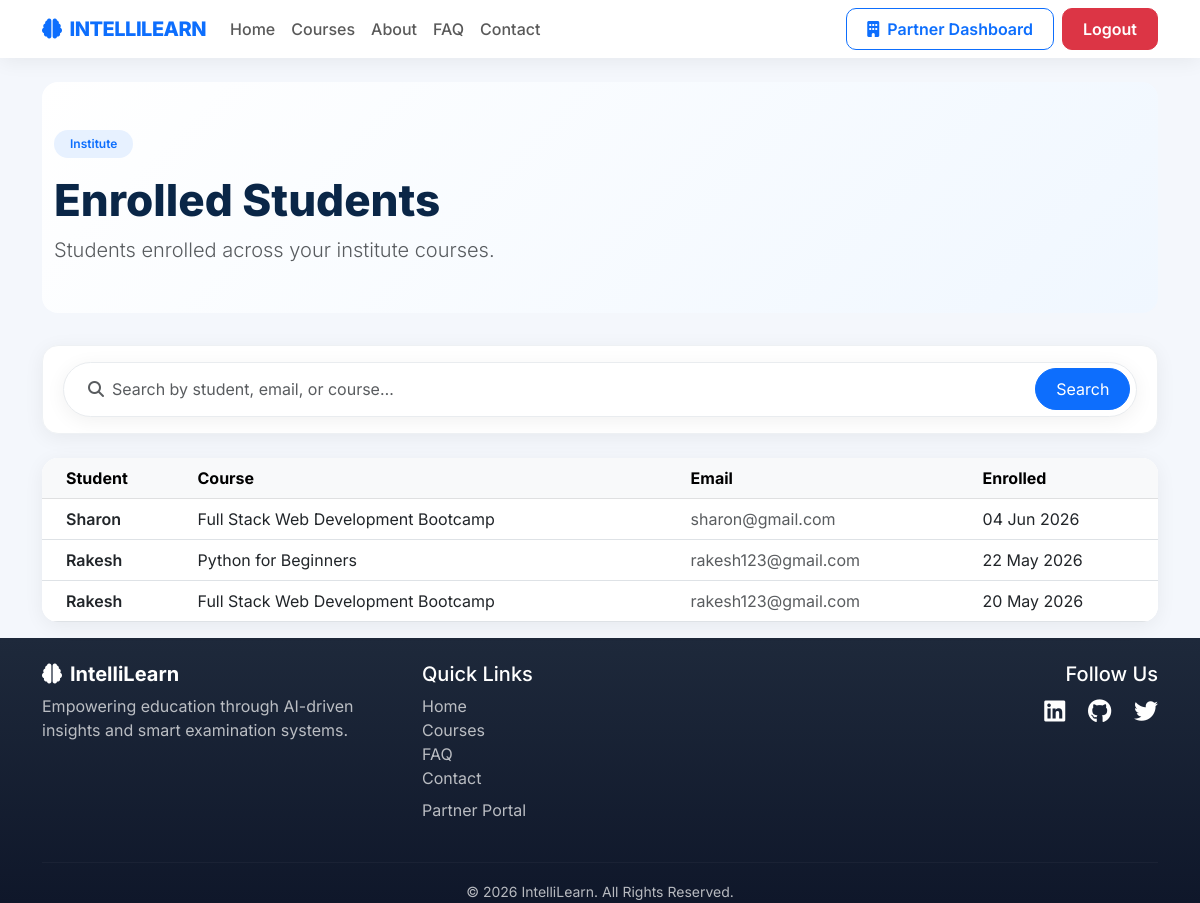
/courses/institute/student/ (signed in), run on an earlier commit of the app's database.
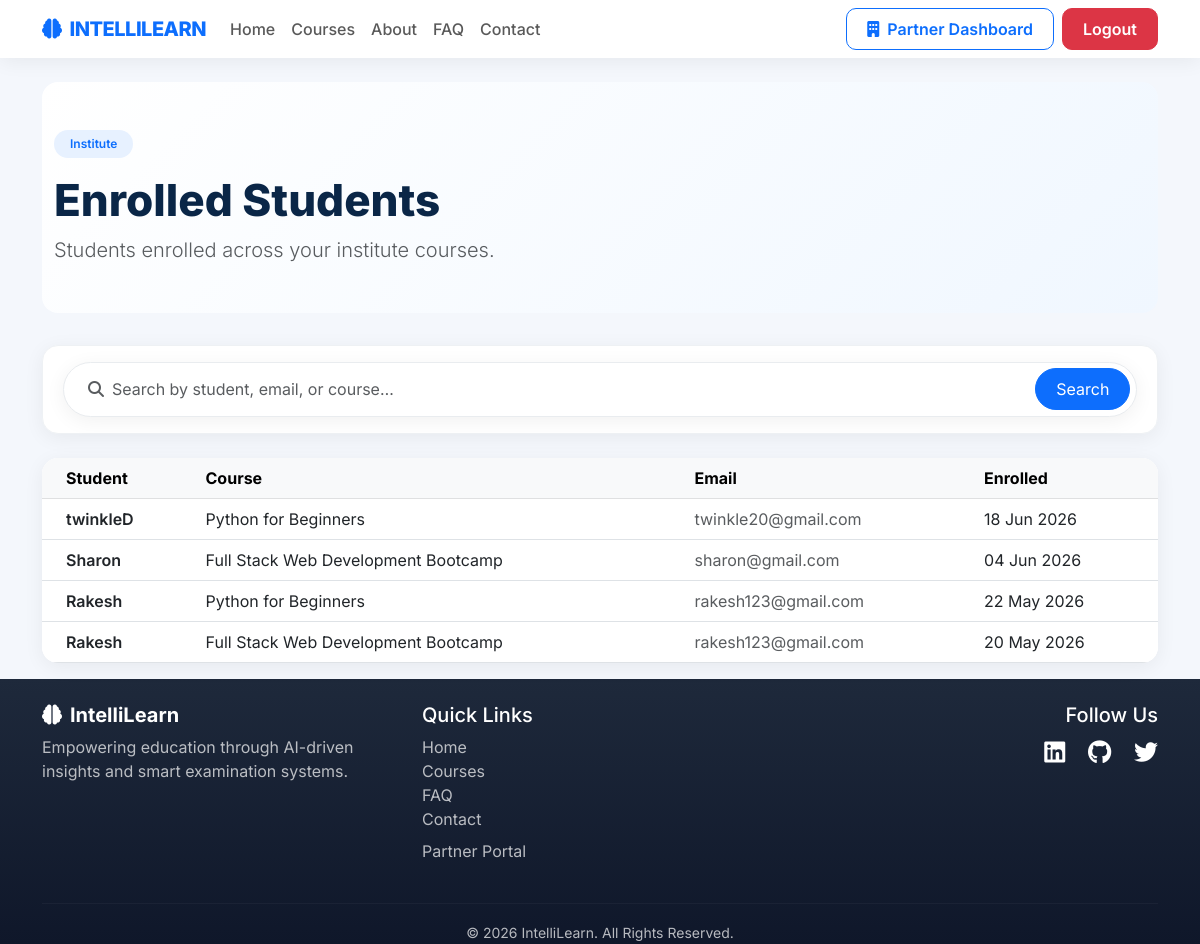
And on a later commit of the database.
### courses/models.py (models this page shows, shortened)
class Enrollment(models.Model):
    student = models.ForeignKey(
        User,
        on_delete=models.CASCADE
    )
    course = models.ForeignKey(
        Course,
        on_delete=models.CASCADE
    )
    enrolled_at = models.DateTimeField(
        auto_now_add=True
    )

class Course(models.Model):
    title = models.CharField(max_length=200)
    description = models.TextField()
    price = models.DecimalField(
        max_digits=8,
        decimal_places=2
    )
    duration = models.CharField(max_length=100)
    instructor = models.ForeignKey(
        Instructor,
        on_delete=models.CASCADE
    )
    thumbnail = models.ImageField(
        upload_to='course_thumbnails/'
    )
    banner = models.ImageField(
        upload_to='course_banners/',
        blank=True,
        null=True
    )
    what_you_will_learn = models.TextField(
        help_text="Add learning outcomes"
    )
    curriculum = models.TextField(
        help_text="Add syllabus or topics"
    )
    certificate_info = models.TextField(
        blank=True,
        null=True
    )
    requirements = models.TextField(
        blank=True,
        null=True
    )
    target_audience = models.TextField(
        blank=True,
        null=True
    )
    is_active = models.BooleanField(default=True)
    created_at = models.DateTimeField(
        auto_now_add=True
    )
    updated_at = models.DateTimeField(
        auto_now=True
    )
    institute = models.ForeignKey(
    Institute,
    on_delete=models.CASCADE,
    null=True,
    blank=True
)

### courses/views.py (the view)
@login_required
def institute_students(request):
    institute = request.user.institute
    queryset = Enrollment.objects.filter(
        course__institute=institute
    ).select_related(
        'student',
        'course'
    ).order_by('-enrolled_at')
    q = get_search_term(request)
    if q:
        queryset = queryset.filter(
            Q(student__username__icontains=q)
            | Q(student__email__icontains=q)
            | Q(course__title__icontains=q)
        )
    page_obj = paginate(request, queryset, per_page=15)
    context = list_page_context(request, page_obj, 'Search by student, email, or course…')
    return render(request, 'courses/institute_students.html', context)

### main/context_processors.py (called while the page is built)
def user_navigation(request):
    is_institute_user = False
    is_instructor_user = False
    is_student_user = False
    if request.user.is_authenticated:
        is_institute_user = Institute.objects.filter(user=request.user).exists()
        is_instructor_user = Instructor.objects.filter(user=request.user).exists()
        is_student_user = not is_institute_user and not is_instructor_user
    return {
        'is_institute_user': is_institute_user,
        'is_instructor_user': is_instructor_user,
        'is_student_user': is_student_user,
    }

### main/utils.py (called while the page is built)
def get_search_term(request, param='q'):
    return request.GET.get(param, '').strip()

def pagination_query_string(request, exclude=None):
    if exclude is None:
        exclude = {'page'}
    pairs = []
    for key in request.GET:
        if key in exclude:
            continue
        value = request.GET.get(key, '').strip()
        if value:
            pairs.append((key, value))
    return urlencode(pairs)

def paginate(request, queryset, per_page=10, page_param='page'):
    paginator = Paginator(queryset, per_page)
    page_number = request.GET.get(page_param, 1)
    try:
        return paginator.page(page_number)
    except PageNotAnInteger:
        return paginator.page(1)
    except EmptyPage:
        return paginator.page(paginator.num_pages)

def list_page_context(request, page_obj, search_placeholder='Search…'):
    q = get_search_term(request)
    return {
        'page_obj': page_obj,
        'q': q,
        'query_string': pagination_query_string(request),
        'search_placeholder': search_placeholder,
        'has_filters': bool(q),
    }

### courses/templates/courses/institute_students.html (shortened to what this page needs)
{% extends 'main/base.html' %}
{% block content %}
{% include 'main/partials/page_hero.html' with hero_badge='Institute' hero_title='Enrolled Students' hero_subtitle='Students enrolled across your institute courses.' %}
{% include 'main/partials/list_toolbar.html' %}
{% if page_obj.object_list %}
<div class="card card-il overflow-hidden il-animate">
    <div class="table-responsive">
        <table class="table table-hover align-middle mb-0">
            <thead class="table-light">
                <tr>
                    <th class="ps-4">Student</th>
                    <th>Course</th>
                    <th>Email</th>
                    <th>Enrolled</th>
                </tr>
            </thead>
            <tbody>
                {% for enrollment in page_obj %}
                <tr>
                    <td class="ps-4 fw-semibold">{{ enrollment.student.username }}</td>
                    <td>{{ enrollment.course.title }}</td>
                    <td class="text-muted">{{ enrollment.student.email }}</td>
                    <td>{{ enrollment.enrolled_at|date:"d M Y" }}</td>
                </tr>
                {% endfor %}
            </tbody>
        </table>
    </div>
</div>
{% else %}
{% if not has_filters %}
<div class="shadow-sm">{% include 'main/partials/empty_state.html' with icon='fa-users' title='No students enrolled yet' description='Enrollments will appear here when students join your courses.' %}</div>
{% endif %}
{% endif %}
{% endblock %}

### main/templates/main/base.html (shortened to what this page needs)
{% load static %}
<!DOCTYPE html>
<html lang="en">
<head>
    <link href="https://cdn.jsdelivr.net/npm/bootstrap@5.3.0/dist/css/bootstrap.min.css" rel="stylesheet">
    <link rel="stylesheet" href="https://cdnjs.cloudflare.com/ajax/libs/font-awesome/6.4.0/css/all.min.css">
    <link rel="stylesheet" href="{% static 'css/theme.css' %}">
</head>
<body>
    <nav class="navbar navbar-expand-lg navbar-light sticky-top navbar-il">
        <div class="container">
            <a class="navbar-brand text-primary" href="{% url 'home' %}">
                <i class="fas fa-brain me-2"></i>INTELLILEARN
            </a>
            <div class="collapse navbar-collapse" id="navbarNav">
                <ul class="navbar-nav me-auto">
                    <li class="nav-item">
                        <a class="nav-link {% if request.resolver_match.url_name == 'home' %}active{% endif %}" href="{% url 'home' %}">Home</a>
                    </li>
                    <li class="nav-item">
                        <a class="nav-link {% if request.resolver_match.url_name == 'course_list' %}active{% endif %}" href="{% url 'course_list' %}">Courses</a>
                    </li>
                    <li class="nav-item">
                        <a class="nav-link {% if request.resolver_match.url_name == 'about' %}active{% endif %}" href="{% url 'about' %}">About</a>
                    </li>
                    <li class="nav-item">
                        <a class="nav-link {% if request.resolver_match.url_name == 'faq' %}active{% endif %}" href="{% url 'faq' %}">FAQ</a>
                    </li>
                    <li class="nav-item">
                        <a class="nav-link {% if request.resolver_match.url_name == 'contact' %}active{% endif %}" href="{% url 'contact' %}">Contact</a>
                    </li>
                </ul>
                <div class="d-flex align-items-center auth-nav-group">
                    {% if user.is_authenticated %}
                        {% if is_institute_user %}
                        <a href="{% url 'institute_dashboard' %}" class="btn btn-outline-primary btn-auth"><i class="fas fa-building me-1"></i> Partner Dashboard</a>
                        <a href="{% url 'institute_logout_view' %}" class="btn btn-danger btn-auth">Logout</a>
                        {% elif is_instructor_user %}
                        <a href="{% url 'instructor_dashboard' %}" class="btn btn-outline-primary btn-auth"><i class="fas fa-chalkboard-teacher me-1"></i> Instructor Dashboard</a>
                        <a href="{% url 'logout' %}" class="btn btn-danger btn-auth">Logout</a>
                        {% else %}
                        <a href="{% url 'dashboard' %}" class="btn btn-outline-primary btn-auth"><i class="fas fa-columns me-1"></i> Dashboard</a>
                        <a href="{% url 'my_courses' %}" class="btn btn-light btn-auth">My Courses</a>
                        <a href="{% url 'logout' %}" class="btn btn-danger btn-auth">Logout</a>
                        {% endif %}
                    {% else %}
                    <a href="{% url 'login' %}" class="btn btn-light btn-auth">Login</a>
                    <a href="{% url 'registration' %}" class="btn btn-primary btn-auth">Get Started</a>
                    {% endif %}
                </div>
            </div>
        </div>
    </nav>
    <div class="{% block container_class %}container{% endblock %} content-wrapper">
        {% block content %}{% endblock %}
    </div>
    <footer class="footer footer-il mt-auto">
        <div class="container">
            <div class="row g-4">
                <div class="col-md-4">
                    <h5 class="fw-bold text-white footer-brand"><i class="fas fa-brain me-2"></i>IntelliLearn</h5>
                    <p class="text-white-50">Empowering education through AI-driven insights and smart examination systems.</p>
                </div>
                <div class="col-md-4">
                    <h5 class="text-white">Quick Links</h5>
                    <ul class="list-unstyled">
                        <li><a href="{% url 'home' %}" class="text-white-50 text-decoration-none">Home</a></li>
                        <li><a href="{% url 'course_list' %}" class="text-white-50 text-decoration-none">Courses</a></li>
                        <li><a href="{% url 'faq' %}" class="text-white-50 text-decoration-none">FAQ</a></li>
                        <li><a href="{% url 'contact' %}" class="text-white-50 text-decoration-none">Contact</a></li>
                        {% if is_instructor_user %}
                        <li class="pt-2"><a href="{% url 'instructor_dashboard' %}" class="text-white-50 text-decoration-none">Instructor Portal</a></li>
                        {% elif is_institute_user %}
                        <li class="pt-2"><a href="{% url 'institute_dashboard' %}" class="text-white-50 text-decoration-none">Partner Portal</a></li>
                        {% endif %}
                    </ul>
                </div>
                <div class="col-md-4 text-md-end">
                    <h5 class="text-white">Follow Us</h5>
                    <div class="fs-4">
                        <a href="#" class="text-white me-3"><i class="fab fa-linkedin"></i></a>
                        <a href="#" class="text-white me-3"><i class="fab fa-github"></i></a>
                        <a href="#" class="text-white"><i class="fab fa-twitter"></i></a>
                    </div>
                </div>
            </div>
            <hr class="mt-4 border-secondary">
            <div class="text-center text-white-50">
                <small>&copy; 2026 IntelliLearn. All Rights Reserved.</small>
            </div>
        </div>
    </footer>
</body>
</html>

### main/templates/main/partials/page_hero.html (shortened to what this page needs)
<section class="page-hero il-animate">
    <div class="container">
        <div class="row align-items-center">
            <div class="col-lg-{% if hero_action %}8{% else %}12{% endif %}">
                {% if hero_badge %}
                <span class="badge badge-il-soft mb-3 px-3 py-2 rounded-pill">{{ hero_badge }}</span>
                {% endif %}
                <h1 class="page-hero-title mb-2">{{ hero_title }}</h1>
                {% if hero_subtitle %}
                <p class="lead text-muted mb-0">{{ hero_subtitle }}</p>
                {% endif %}
            </div>
        </div>
    </div>
</section>

### main/templates/main/partials/list_toolbar.html (shortened to what this page needs)
<div class="list-toolbar-il d-flex flex-column flex-md-row align-items-md-center gap-3 mb-4 il-animate il-delay-1">
    <div class="flex-grow-1" style="max-width: 100%;">
        {% include 'main/partials/search_bar.html' %}
    </div>
</div>

### main/templates/main/partials/search_bar.html (shortened to what this page needs)
<form method="get" class="search-bar-il d-flex align-items-center gap-2 flex-grow-1" role="search">
    <i class="fas fa-search text-muted ms-1"></i>
    <input type="search"
           name="q"
           value="{{ q }}"
           placeholder="{{ search_placeholder|default:'Search…' }}"
           class="form-control border-0 shadow-none p-0"
           autocomplete="off">
    <button type="submit" class="btn btn-primary btn-search">
        Search
    </button>
</form>

### static/css/theme.css (style rules this page uses)
:root { --il-primary: #0d6efd; --il-primary-dark: #0a2647; --il-gradient-soft: linear-gradient(135deg, #ffffff 0%, #f0f7ff 100%); --il-shadow-sm: 0 4px 20px rgba(0, 0, 0, 0.06); --il-shadow-md: 0 12px 40px rgba(13, 110, 253, 0.12); --il-radius: 16px; --il-transition: 0.3s cubic-bezier(0.4, 0, 0.2, 1); }
body { background: #f4f7fc; }
.il-animate { animation: ilFadeUp 0.6s ease forwards; opacity: 0; }
.il-delay-1 { animation-delay: 0.1s; }
.navbar-il { box-shadow: var(--il-shadow-sm); background: rgba(255, 255, 255, 0.95) !important; backdrop-filter: blur(10px); }
.navbar-brand { font-weight: 800; letter-spacing: -0.5px; }
.nav-link { font-weight: 500; position: relative; transition: color var(--il-transition); }
.nav-link::after { content: ''; position: absolute; bottom: 0; left: 50%; width: 0; height: 2px; background: var(--il-primary); transition: width var(--il-transition), left var(--il-transition); }
.page-hero { padding: 3rem 0; background: var(--il-gradient-soft); border-radius: var(--il-radius); margin-bottom: 2rem; }
.page-hero-title { font-size: clamp(1.75rem, 4vw, 2.75rem); font-weight: 800; color: var(--il-primary-dark); line-height: 1.2; }
.badge-il-soft { background: #e7f1ff; color: var(--il-primary); font-weight: 600; }
.card-il { border: none; border-radius: var(--il-radius); box-shadow: var(--il-shadow-sm); transition: transform var(--il-transition), box-shadow var(--il-transition); background: #fff; }
.search-bar-il { background: #fff; border-radius: 50px; padding: 0.35rem 0.35rem 0.35rem 1.25rem; box-shadow: var(--il-shadow-sm); border: 1px solid #e9ecef; transition: box-shadow var(--il-transition), border-color var(--il-transition); }
.search-bar-il input { border: none; outline: none; flex: 1; min-width: 0; background: transparent; }
.search-bar-il .btn-search { border-radius: 50px; padding: 0.5rem 1.25rem; }
.list-toolbar-il { background: #fff; border-radius: var(--il-radius); padding: 1rem 1.25rem; box-shadow: var(--il-shadow-sm); border: 1px solid #eef1f4; }
.footer-il { background: linear-gradient(180deg, #1e293b 0%, #0f172a 100%); color: #f8fafc; }
.footer-il h5, .footer-il .footer-brand { color: #ffffff !important; }
.footer-il a:not(.btn) { color: rgba(255, 255, 255, 0.75); transition: color 0.2s ease; }
.footer-il .text-white-50 { color: rgba(255, 255, 255, 0.7) !important; }
.footer-il hr { border-color: rgba(255, 255, 255, 0.15) !important; }

### main/templates/main/base.html (style rules this page uses)
body { font-family: 'Inter', sans-serif; color: #2d3436; }
.btn-auth { border-radius: 10px; padding: 8px 20px; font-weight: 600; }
.content-wrapper { min-height: 75vh; padding-top: 24px; padding-bottom: 40px; }
.auth-nav-group { gap: 0.5rem; }

What changed in the data, as far as the page shows it:
added Enrollment: student.username "twinkleD", course "Python for Beginners", student.email "twinkle20@gmail.com", enrolled_at "18 Jun 2026"
